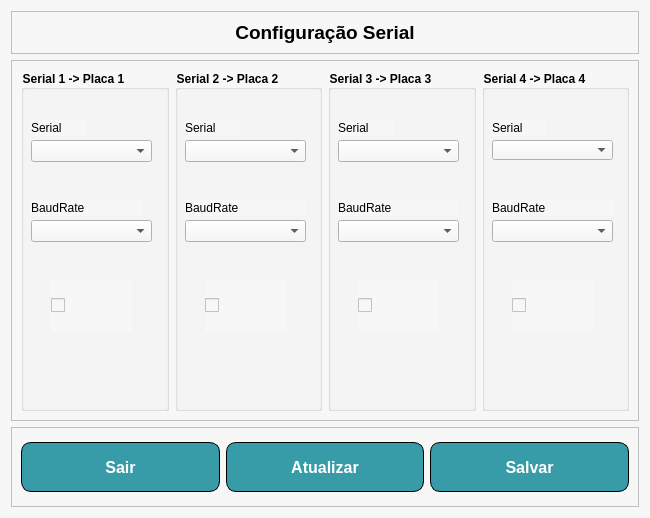
<?xml version="1.0" encoding="UTF-8"?>
<ui version="4.0">
 <class>FormConfig</class>
 <widget class="QWidget" name="FormConfig">
  <property name="geometry">
   <rect>
    <x>0</x>
    <y>0</y>
    <width>650</width>
    <height>518</height>
   </rect>
  </property>
  <property name="windowTitle">
   <string>Configuração</string>
  </property>
  <property name="styleSheet">
   <string notr="true">background-color: rgb(247, 247, 247);</string>
  </property>
  <layout class="QVBoxLayout" name="verticalLayout">
   <item>
    <widget class="QFrame" name="frame">
     <property name="sizePolicy">
      <sizepolicy hsizetype="Preferred" vsizetype="Maximum">
       <horstretch>0</horstretch>
       <verstretch>0</verstretch>
      </sizepolicy>
     </property>
     <property name="minimumSize">
      <size>
       <width>0</width>
       <height>30</height>
      </size>
     </property>
     <property name="frameShape">
      <enum>QFrame::StyledPanel</enum>
     </property>
     <property name="frameShadow">
      <enum>QFrame::Raised</enum>
     </property>
     <layout class="QHBoxLayout" name="horizontalLayout_2">
      <item>
       <spacer name="horizontalSpacer">
        <property name="orientation">
         <enum>Qt::Horizontal</enum>
        </property>
        <property name="sizeHint" stdset="0">
         <size>
          <width>274</width>
          <height>20</height>
         </size>
        </property>
       </spacer>
      </item>
      <item>
       <widget class="QLabel" name="label">
        <property name="text">
         <string>&lt;html&gt;&lt;head/&gt;&lt;body&gt;&lt;p align=&quot;center&quot;&gt;&lt;span style=&quot; font-size:14pt; font-weight:600;&quot;&gt;Configuração Serial&lt;/span&gt;&lt;/p&gt;&lt;/body&gt;&lt;/html&gt;</string>
        </property>
       </widget>
      </item>
      <item>
       <spacer name="horizontalSpacer_2">
        <property name="orientation">
         <enum>Qt::Horizontal</enum>
        </property>
        <property name="sizeHint" stdset="0">
         <size>
          <width>274</width>
          <height>20</height>
         </size>
        </property>
       </spacer>
      </item>
     </layout>
    </widget>
   </item>
   <item>
    <widget class="QFrame" name="frame_2">
     <property name="frameShape">
      <enum>QFrame::StyledPanel</enum>
     </property>
     <property name="frameShadow">
      <enum>QFrame::Raised</enum>
     </property>
     <layout class="QHBoxLayout" name="horizontalLayout_3">
      <item>
       <widget class="QGroupBox" name="groupBox_4">
        <property name="font">
         <font>
          <weight>75</weight>
          <bold>true</bold>
         </font>
        </property>
        <property name="title">
         <string>Serial 1 -&gt; Placa 1</string>
        </property>
        <widget class="QComboBox" name="comboBoxS1">
         <property name="geometry">
          <rect>
           <x>10</x>
           <y>70</y>
           <width>121</width>
           <height>22</height>
          </rect>
         </property>
        </widget>
        <widget class="QLabel" name="label_2">
         <property name="geometry">
          <rect>
           <x>10</x>
           <y>50</y>
           <width>55</width>
           <height>16</height>
          </rect>
         </property>
         <property name="text">
          <string>Serial</string>
         </property>
        </widget>
        <widget class="QComboBox" name="comboBoxBaud1">
         <property name="geometry">
          <rect>
           <x>10</x>
           <y>150</y>
           <width>121</width>
           <height>22</height>
          </rect>
         </property>
        </widget>
        <widget class="QLabel" name="label_3">
         <property name="geometry">
          <rect>
           <x>10</x>
           <y>130</y>
           <width>111</width>
           <height>16</height>
          </rect>
         </property>
         <property name="text">
          <string>BaudRate</string>
         </property>
        </widget>
        <widget class="QCheckBox" name="checkBoxS1">
         <property name="geometry">
          <rect>
           <x>30</x>
           <y>210</y>
           <width>81</width>
           <height>51</height>
          </rect>
         </property>
         <property name="text">
          <string/>
         </property>
        </widget>
       </widget>
      </item>
      <item>
       <widget class="QGroupBox" name="groupBox_3">
        <property name="font">
         <font>
          <weight>75</weight>
          <bold>true</bold>
         </font>
        </property>
        <property name="title">
         <string>Serial 2 -&gt; Placa 2</string>
        </property>
        <widget class="QComboBox" name="comboBoxS2">
         <property name="geometry">
          <rect>
           <x>10</x>
           <y>70</y>
           <width>121</width>
           <height>22</height>
          </rect>
         </property>
        </widget>
        <widget class="QComboBox" name="comboBoxBaud2">
         <property name="geometry">
          <rect>
           <x>10</x>
           <y>150</y>
           <width>121</width>
           <height>22</height>
          </rect>
         </property>
        </widget>
        <widget class="QLabel" name="label_4">
         <property name="geometry">
          <rect>
           <x>10</x>
           <y>130</y>
           <width>121</width>
           <height>16</height>
          </rect>
         </property>
         <property name="text">
          <string>BaudRate</string>
         </property>
        </widget>
        <widget class="QLabel" name="label_7">
         <property name="geometry">
          <rect>
           <x>10</x>
           <y>50</y>
           <width>55</width>
           <height>16</height>
          </rect>
         </property>
         <property name="text">
          <string>Serial</string>
         </property>
        </widget>
        <widget class="QCheckBox" name="checkBoxS2">
         <property name="geometry">
          <rect>
           <x>30</x>
           <y>210</y>
           <width>81</width>
           <height>51</height>
          </rect>
         </property>
         <property name="text">
          <string/>
         </property>
        </widget>
       </widget>
      </item>
      <item>
       <widget class="QGroupBox" name="groupBox_2">
        <property name="font">
         <font>
          <weight>75</weight>
          <bold>true</bold>
         </font>
        </property>
        <property name="title">
         <string>Serial 3 -&gt; Placa 3</string>
        </property>
        <widget class="QComboBox" name="comboBoxS3">
         <property name="geometry">
          <rect>
           <x>10</x>
           <y>70</y>
           <width>121</width>
           <height>22</height>
          </rect>
         </property>
        </widget>
        <widget class="QComboBox" name="comboBoxBaud3">
         <property name="geometry">
          <rect>
           <x>10</x>
           <y>150</y>
           <width>121</width>
           <height>22</height>
          </rect>
         </property>
        </widget>
        <widget class="QLabel" name="label_5">
         <property name="geometry">
          <rect>
           <x>10</x>
           <y>130</y>
           <width>121</width>
           <height>16</height>
          </rect>
         </property>
         <property name="text">
          <string>BaudRate</string>
         </property>
        </widget>
        <widget class="QLabel" name="label_8">
         <property name="geometry">
          <rect>
           <x>10</x>
           <y>50</y>
           <width>55</width>
           <height>16</height>
          </rect>
         </property>
         <property name="text">
          <string>Serial</string>
         </property>
        </widget>
        <widget class="QCheckBox" name="checkBoxS3">
         <property name="geometry">
          <rect>
           <x>30</x>
           <y>210</y>
           <width>81</width>
           <height>51</height>
          </rect>
         </property>
         <property name="text">
          <string/>
         </property>
        </widget>
       </widget>
      </item>
      <item>
       <widget class="QGroupBox" name="groupBox">
        <property name="font">
         <font>
          <weight>75</weight>
          <bold>true</bold>
         </font>
        </property>
        <property name="title">
         <string>Serial 4 -&gt; Placa 4</string>
        </property>
        <widget class="QComboBox" name="comboBoxS4">
         <property name="geometry">
          <rect>
           <x>10</x>
           <y>70</y>
           <width>121</width>
           <height>20</height>
          </rect>
         </property>
        </widget>
        <widget class="QComboBox" name="comboBoxBaud4">
         <property name="geometry">
          <rect>
           <x>10</x>
           <y>150</y>
           <width>121</width>
           <height>22</height>
          </rect>
         </property>
        </widget>
        <widget class="QLabel" name="label_6">
         <property name="geometry">
          <rect>
           <x>10</x>
           <y>130</y>
           <width>121</width>
           <height>16</height>
          </rect>
         </property>
         <property name="text">
          <string>BaudRate</string>
         </property>
        </widget>
        <widget class="QLabel" name="label_9">
         <property name="geometry">
          <rect>
           <x>10</x>
           <y>50</y>
           <width>55</width>
           <height>16</height>
          </rect>
         </property>
         <property name="text">
          <string>Serial</string>
         </property>
        </widget>
        <widget class="QCheckBox" name="checkBoxS4">
         <property name="geometry">
          <rect>
           <x>30</x>
           <y>210</y>
           <width>81</width>
           <height>51</height>
          </rect>
         </property>
         <property name="text">
          <string/>
         </property>
        </widget>
       </widget>
      </item>
     </layout>
    </widget>
   </item>
   <item>
    <widget class="QFrame" name="frame_4">
     <property name="sizePolicy">
      <sizepolicy hsizetype="Preferred" vsizetype="Maximum">
       <horstretch>0</horstretch>
       <verstretch>0</verstretch>
      </sizepolicy>
     </property>
     <property name="minimumSize">
      <size>
       <width>0</width>
       <height>80</height>
      </size>
     </property>
     <property name="frameShape">
      <enum>QFrame::StyledPanel</enum>
     </property>
     <property name="frameShadow">
      <enum>QFrame::Raised</enum>
     </property>
     <layout class="QHBoxLayout" name="horizontalLayout_4">
      <item>
       <widget class="QPushButton" name="btnSairConfig">
        <property name="minimumSize">
         <size>
          <width>100</width>
          <height>50</height>
         </size>
        </property>
        <property name="styleSheet">
         <string notr="true">QPushButton {
	 color: white;
     font: bold 12pt;
     background-color: #379ca8;
	 border: 1px solid black;
     border-radius: 10px;
}
QPushButton:pressed {
    background-color: qlineargradient(spread:pad, x1:0, y1:0, x2:0, y2:1,   stop:0 			rgba(60, 186, 162, 255), stop:1 rgba(98, 211, 162, 255))
}</string>
        </property>
        <property name="text">
         <string>Sair</string>
        </property>
       </widget>
      </item>
      <item>
       <widget class="QPushButton" name="btnAtualizaConfig">
        <property name="minimumSize">
         <size>
          <width>100</width>
          <height>50</height>
         </size>
        </property>
        <property name="styleSheet">
         <string notr="true">QPushButton {
	 color: white;
     font: bold 12pt;
     background-color: #379ca8;
	 border: 1px solid black;
     border-radius: 10px;
}
QPushButton:pressed {
    background-color: qlineargradient(spread:pad, x1:0, y1:0, x2:0, y2:1,   stop:0 			rgba(60, 186, 162, 255), stop:1 rgba(98, 211, 162, 255))
}</string>
        </property>
        <property name="text">
         <string>Atualizar</string>
        </property>
       </widget>
      </item>
      <item>
       <widget class="QPushButton" name="btnSalvarConfig">
        <property name="minimumSize">
         <size>
          <width>100</width>
          <height>50</height>
         </size>
        </property>
        <property name="styleSheet">
         <string notr="true">QPushButton {
	 color: white;
     font: bold 12pt;
     background-color: #379ca8;
	 border: 1px solid black;
     border-radius: 10px;
}
QPushButton:pressed {
    background-color: qlineargradient(spread:pad, x1:0, y1:0, x2:0, y2:1,   stop:0 			rgba(60, 186, 162, 255), stop:1 rgba(98, 211, 162, 255))
}</string>
        </property>
        <property name="text">
         <string>Salvar</string>
        </property>
       </widget>
      </item>
     </layout>
    </widget>
   </item>
  </layout>
 </widget>
 <resources/>
 <connections>
  <connection>
   <sender>btnSairConfig</sender>
   <signal>clicked()</signal>
   <receiver>FormConfig</receiver>
   <slot>close()</slot>
   <hints>
    <hint type="sourcelabel">
     <x>277</x>
     <y>342</y>
    </hint>
    <hint type="destinationlabel">
     <x>646</x>
     <y>308</y>
    </hint>
   </hints>
  </connection>
 </connections>
</ui>
